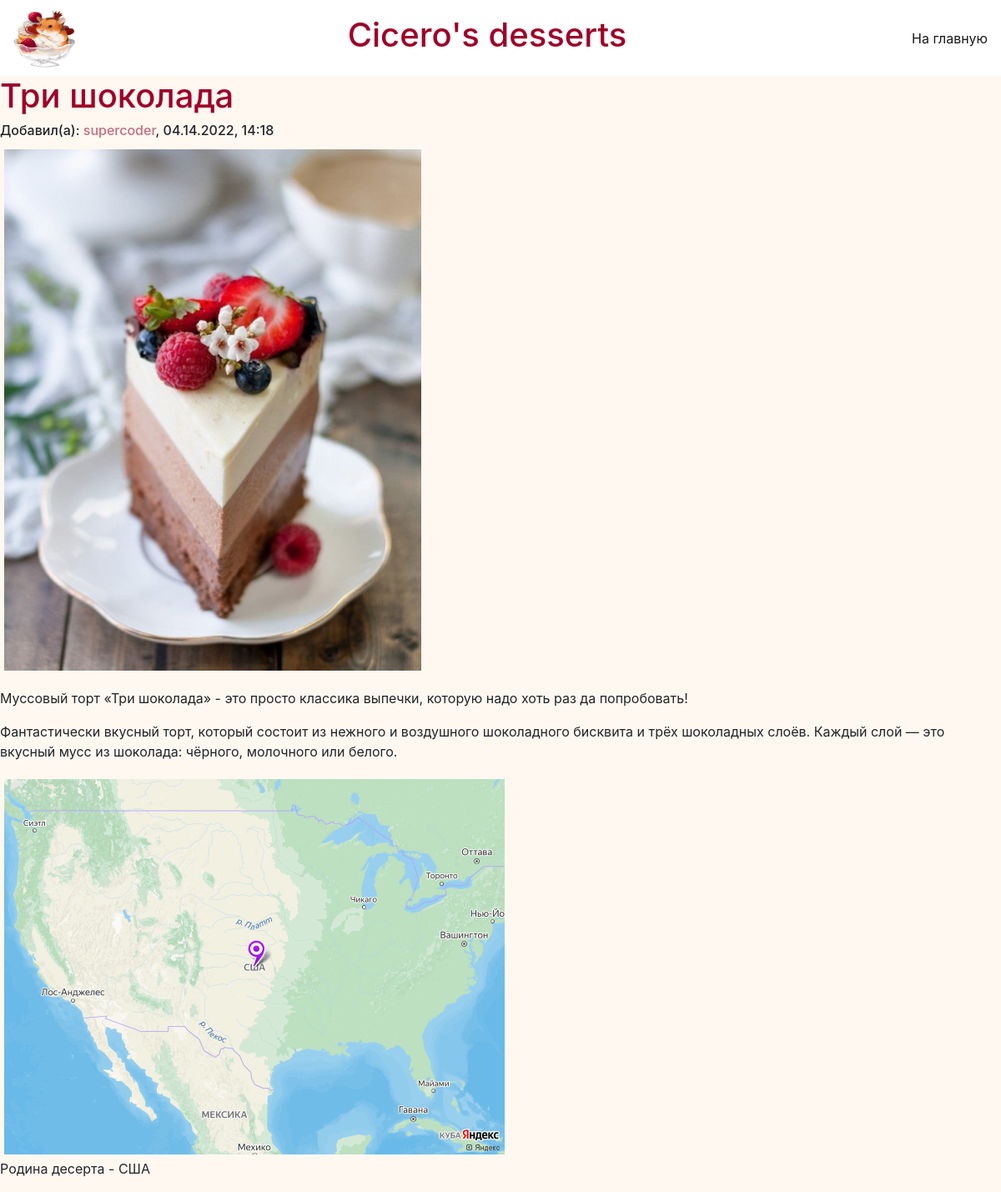
The page /desserts/1 on the database its author committed.
### data/desserts.py (models this page shows)
class Dessert(SqlAlchemyBase):
    __tablename__ = 'desserts'
    id = sqlalchemy.Column(sqlalchemy.Integer, primary_key=True, autoincrement=True)
    title = sqlalchemy.Column(sqlalchemy.String, nullable=False)
    content = sqlalchemy.Column(sqlalchemy.String, nullable=False)
    country = sqlalchemy.Column(sqlalchemy.String, nullable=False)
    created_date = sqlalchemy.Column(sqlalchemy.String, default=datetime.datetime.now().strftime('%d.%m.%Y, %H:%M'))
    user_id = sqlalchemy.Column(sqlalchemy.Integer, sqlalchemy.ForeignKey("users.id"))
    user = orm.relation('User')

### data/users.py (models this page shows, shortened)
class User(SqlAlchemyBase, UserMixin):
    __tablename__ = 'users'
    id = sqlalchemy.Column(sqlalchemy.Integer, primary_key=True, autoincrement=True)
    email = sqlalchemy.Column(sqlalchemy.String, nullable=False, unique=True)
    name = sqlalchemy.Column(sqlalchemy.String, nullable=False, unique=True)
    hashed_password = sqlalchemy.Column(sqlalchemy.String, nullable=False)
    about = sqlalchemy.Column(sqlalchemy.String, nullable=False)
    desserts = orm.relation("Dessert", back_populates='user')

### main.py (the view)
@app.route("/desserts/<int:id>", methods=['GET', 'POST'])
def dessert_page(id):
    db_sess = db_session.create_session()
    dessert = db_sess.query(Dessert).filter(Dessert.id == id).first()
    if dessert:
        return render_template('dessert_page.html', dessert=dessert, title='Просмотр десерта')
    else:
        abort(404)

### data/db_session.py (called while the page is built)
def create_session() -> Session:
    global __factory
    return __factory()

### templates/dessert_page.html (shortened to what this page needs)
{% extends "base.html" %}
{% block content %}
<h1>{{dessert.title}}</h1>
<h6>Добавил(а): <a href="/profile/{{dessert.user.id}}">{{dessert.user.name}}</a>, {{dessert.created_date}}</h6>
<p><img src="../static/img/dessert_photos/{{dessert.id}}.jpg"
                       alt="{{dessert.title}}" width="500" vspace="5" hspace="5" align="middle"></p>
{% for item in dessert.content.split('\r\n')%}
<p>{{item}}</p>
{% endfor %}
<figure>
    <img src="../static/img/dessert_maps/{{dessert.id}}.jpg"
                           alt="Карта, на которой отмечена родина десерта" vspace="5" hspace="5" >
    <figcaption>Родина десерта - {{dessert.country}}</figcaption>
</figure>
{% endblock content %}

### static/css/styles.css (style rules this page uses)
h1, h2 { color: #9e0229; }
a { color: #c46d7e; }
body { background-color: #fff8f1; }

### rows shown on the page
Dessert: title "Три шоколада", created_date "04.14.2022, 14:18", country "США"
User: user.name "supercoder"

### other values the page prints
{{ item }} "Муссовый торт «Три шоколада» - это просто классика выпечки, которую надо хоть раз да попробовать!" "Фантастически вкусный торт, который состоит из нежного и воздушного шоколадного бисквита и трёх шоколадных слоёв. Каждый слой — это вкусный мусс из шоколада: чёрного, молочного или белого."
